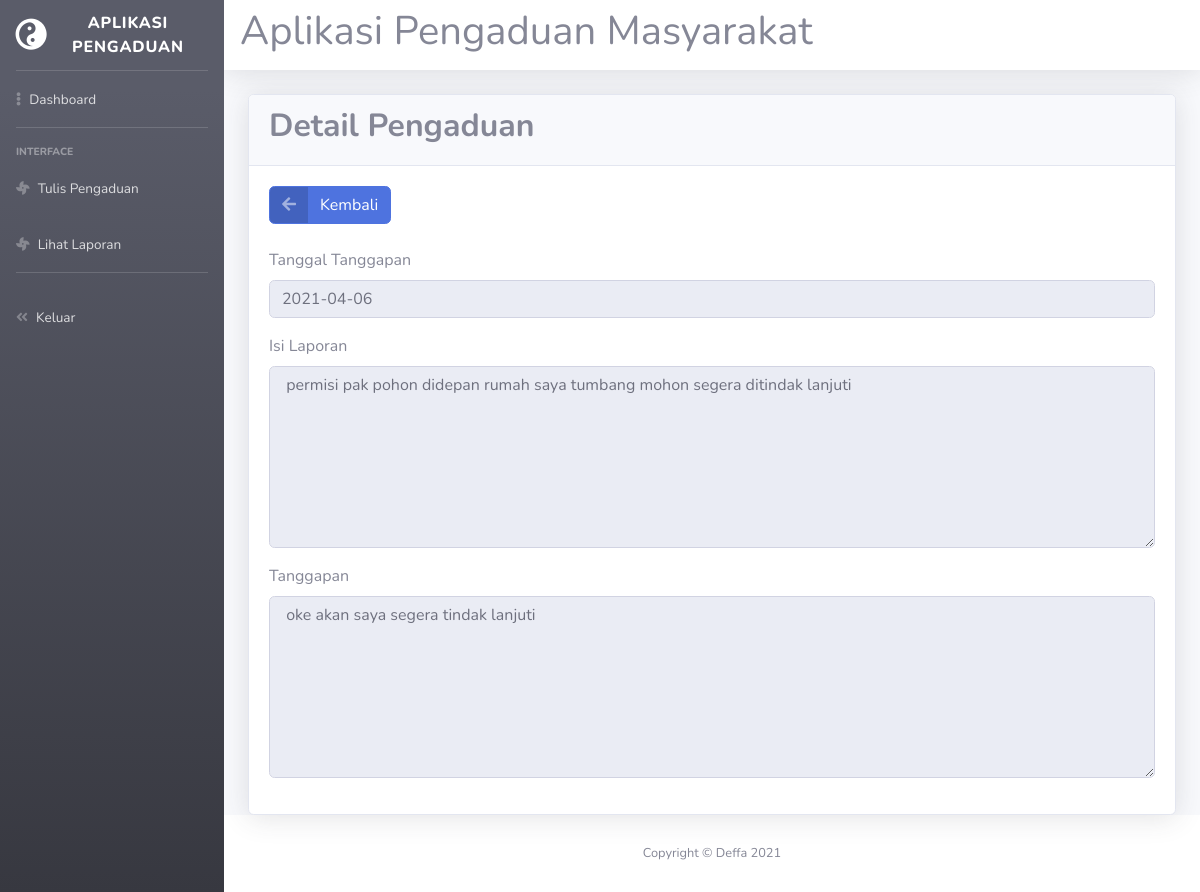
Page /masyarakat.php?url=lihat_tanggapan&id=14 (signed in) on the committed database.
### tables this page shows
CREATE TABLE `tanggapan` (
  `id_tanggapan` int(11) NOT NULL,
  `id_pengaduan` int(11) NOT NULL,
  `tgl_tanggapan` date NOT NULL,
  `tanggapan` text NOT NULL,
  `id_petugas` int(11) NOT NULL
);

CREATE TABLE `pengaduan` (
  `id_pengaduan` int(11) NOT NULL,
  `tgl_pengaduan` date NOT NULL,
  `nik` varchar(16) NOT NULL,
  `nama` varchar(35) NOT NULL,
  `isi_laporan` text NOT NULL,
  `foto` varchar(255) NOT NULL,
  `status` enum('0','proses','selesai') NOT NULL
);

### lihat_tanggapan.php (the view, shortened to what this page needs)
<!DOCTYPE html>
<html lang="en">
<head>
  <link href="vendor/fontawesome-free/css/all.min.css" rel="stylesheet" type="text/css">
  <link href="css/sb-admin-2.min.css" rel="stylesheet">
</head>
<body id="page-top">
<div class="card shadow">
  <div class="card-header">
    <h2><b>Detail Pengaduan</b></h2>
  </div>
  <div class="card-body">
  <div class="form group cols-sm-6">
    <a href="?url=lihat_pengaduan" class="btn btn-primary btn-icon-split">
    <span class="icon text-white-50">
    <i class="fas fa-arrow-left"></i>
    </span>
    <span class="text">Kembali</span>
  </a>
</div>
    <form action="" method="post" class="form-horizontal" enctype="multipart/form-data">
      <br>
      <?php
      require 'koneksi.php';
      $sql=mysqli_query($con,"select * from pengaduan, tanggapan where tanggapan.id_pengaduan='$_GET[id]' and tanggapan.id_pengaduan=pengaduan.id_pengaduan");
      $cek=mysqli_num_rows($sql);
      if ($cek<1)
      {
        echo "<font color='red'>Maaf, Pengaduan belum dintanggapi</font>";
      }
      else
      {
      if ($data=mysqli_fetch_array($sql))
      {
        ?>
      <div class="form-group cols-sm-6">
        <label>Tanggal Tanggapan</label>
        <input type="text" name="tgl_pengaduan" value="<?php echo $data['tgl_tanggapan']; ?>" class="form-control" readonly></div>
        <div class="form-group cols-sm-6">
        <label>Isi Laporan</label>
        <textarea class="form-control" rows="7" name="isi_laporan" readonly="">
 <?php echo $data['isi_laporan']; ?>
        </textarea>
      </div>
        <div class="form-group cols-sm-6">
        <label>Tanggapan</label>
        <textarea class="form-control" rows="7" name="isi_laporan" readonly="">
 <?php echo $data['tanggapan']; ?>
      <?php } } ?>
</textarea>
    </form>
  </div>
</div>
</body>
</html>

### rows in the picture
tanggapan: tgl_pengaduan "2021-04-06", isi_laporan "permisi pak pohon didepan rumah saya tumbang mohon segera ditindak lanjuti", isi_laporan "oke akan saya segera tindak lanjuti"
